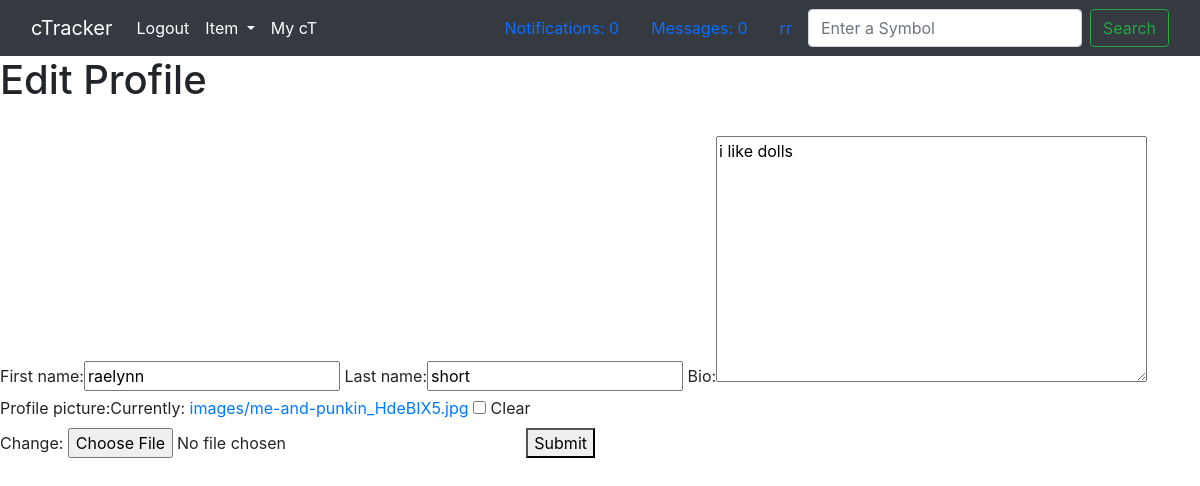
The app's page /edit_account/1/ (signed in) with its own data.
### member/models.py (models this page shows, shortened)
class Member(AbstractUser):
    """a user account for site"""

class MemberProfile(models.Model):
    member = models.OneToOneField(Member, on_delete=models.CASCADE)
    first_name = models.CharField(
        max_length=150,
        blank=True,
        null=True,
    )
    last_name = models.CharField(
        max_length=150,
        blank=True,
        null=True,
    )
    profile_picture = models.ImageField(
        upload_to="images/",
        max_length=100,
        default="images/default_profile_picture.jpeg",
    )
    bio = models.TextField(_("bio"), null=True, blank=True)
    is_new = models.BooleanField(
        _("new status"),
        default=True,
    )
    created_at = models.DateTimeField(default=timezone.now())

### member/views.py (the view, shortened to what this page needs)
class EditProfileView(View):
    def get(self, request, id):
        template = "generic_form.html"
        signed_in_member = request.user
        try:
            profile_user = MemberProfile.objects.get(member=signed_in_member)
            form = EditProfileForm(
                initial={
                    "first_name": profile_user.first_name,
                    "last_name": profile_user.last_name,
                    "profile_picture": profile_user.profile_picture,
                    "bio": profile_user.bio,
                }
            )
        except Exception as err:
            print(err)
            messages.add_message(
                request,
                message="You do not have a profile yet",
                level=messages.ERROR,
            )
            return redirect(reverse("profile", args=(id,)))
        context = {
            "signed_in_member": signed_in_member,
            "form": form,
            "profile_user": profile_user,
            "header": "Edit Profile",
        }
        return render(request, template, context)

### member/forms.py
class EditProfileForm(forms.Form):
    first_name = forms.CharField(max_length=150, required=False)
    last_name = forms.CharField(max_length=150, required=False)
    bio = forms.CharField(widget=forms.Textarea, required=False)
    profile_picture = forms.ImageField(required=False)

### templates/generic_form.html (shortened to what this page needs)
{% extends 'base.html' %} {% load static %}
 {% block content %}
  <div id="forms-container">
    <div id="forms">
      <div class="forms-header">
        <h1>{{header}}</h1>
        <br />
      </div>
      <form action="" method="post" enctype="multipart/form-data">
        {% csrf_token %} {{ form  }}
        <button class="btn-form" type="submit" style="margin-left: 110px">
          Submit
        </button>
      </form>
    </div>
  </div>
  {% endblock %}

### templates/base.html (shortened to what this page needs)
{% load static %}
<!DOCTYPE html>
<html lang="en">
  <head>
    <link
      href="https://cdn.jsdelivr.net/npm/bootstrap@5.1.0/dist/css/bootstrap.min.css"
      rel="stylesheet"
    />
    <link
      href="//maxcdn.bootstrapcdn.com/bootstrap/4.1.1/css/bootstrap.min.css"
      rel="stylesheet"
      id="bootstrap-css"
    />
    <link
      rel="stylesheet"
      type="text/css"
      href="{% static 'css/style.css' %}"
    />
  </head>
  <body>
    {% if signed_in_member.username %}
    <nav class="navbar navbar-expand-lg navbar-dark bg-dark">
      <div class="container-fluid">
        <a class="navbar-brand" href="/home/">cTracker</a>
        <div class="collapse navbar-collapse" id="navbarSupportedContent">
          <ul class="navbar-nav me-auto mb-2 mb-lg-0">
            <li class="nav-item">
                <a class="nav-link active" aria-current="page" href="/logout/">Logout</a>
              </li>
            <li class="nav-item dropdown">
              <a
                class="nav-link active dropdown-toggle"
                href="#"
                id="navbarDropdown"
                role="button"
                data-bs-toggle="dropdown"
                aria-expanded="false"
              >
                Item
              </a>
            </li>
            <li class="nav-item">
                <a class="nav-link active" aria-current="page" href="/my-ct/">My cT</a>
              </li>
          </ul>
          <a class="nav-link active" aria-current="page" href="#">Notifications: 0</a>
          <a class="nav-link active" aria-current="page" href="/my-messages/{{signed_in_member.id}}/">Messages: 0</a>
          <a class="nav-link active" aria-current="page" href="/profile/{{signed_in_member.id}}/">{{signed_in_member.username}}</a>
          <form class="d-flex">
            <input
              class="form-control me-2"
              type="search"
              placeholder="Enter a Symbol"
              aria-label="Search"
            />
            <button class="btn btn-outline-success" type="submit">
              Search
            </button>
          </form>
        </div>
      </div>
    </nav>
      {% endif %}
    {% block content %} {% endblock %}
  </body>
</html>

### records on screen
Member: username "rr"
MemberProfile: first_name "raelynn", last_name "short", bio "i like dolls"

### other values on screen
{{ header }} "Edit Profile"
